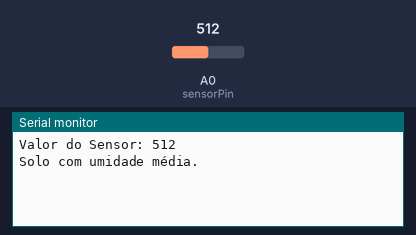
The sketch below on a simulated Arduino Uno, built with avr-gcc and run on an emulated ATmega328P. On the bench: the last lines printed to the serial monitor. The test bench sets the inputs (shaded band); at power-on: A0 (sensorPin) = 512.

Above: at 3.2 s.
3.3 s: A0 (sensorPin) set to 693
At 5.6 s:
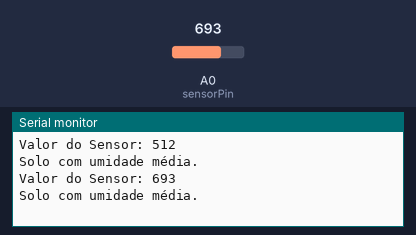
7.1 s: A0 (sensorPin) set to 716
At 9.1 s:
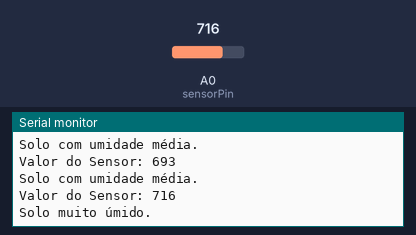
Timing chart, 0 to 10.6 s (numbered marks = the images above; inputs shaded):
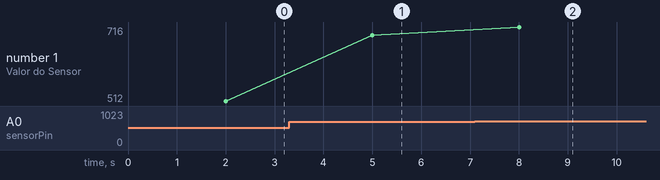

The sketch:

sensorUmidade.ino
```cpp
// Defina o pino do sensor
int sensorPin = A0;  // Pino analógico onde o sensor está conectado
int sensorValue = 0;  // Variável para armazenar o valor lido do sensor

void setup() {
  // Inicializa a comunicação serial para exibir os valores no monitor serial
  Serial.begin(9600);
  delay(2000); // Aguarda 2 segundos para a estabilização do sensor
}

void loop() {
  // Lê o valor do sensor (0-1023, onde 0 é solo muito seco e 1023 é solo completamente molhado)
  sensorValue = analogRead(sensorPin);

  // Exibe o valor no monitor serial
  Serial.print("Valor do Sensor: ");
  Serial.println(sensorValue);

  // Exibe o estado da umidade do solo baseado no valor lido
  if (sensorValue < 300) {
    Serial.println("Solo muito seco.");
  } else if (sensorValue >= 300 && sensorValue < 700) {
    Serial.println("Solo com umidade média.");
  } else {
    Serial.println("Solo muito úmido.");
  }

  // Aguarda 1 segundo antes de fazer a próxima leitura
  delay(3000);
}
```

Measured:
- the behaviour switches between 699 and 700 on A0 (sensorPin) (found by bisection; images 1 and 2)
- after the input at 3.3 s, the serial monitor: prints a new line after 1.7 s (image 1)
- after the input at 7.1 s, the serial monitor: prints a new line after 0.90 s (image 2)
- plotted number 1: 512 → 693 after the input at 3.3 s, 693 → 716 after the input at 7.1 s
